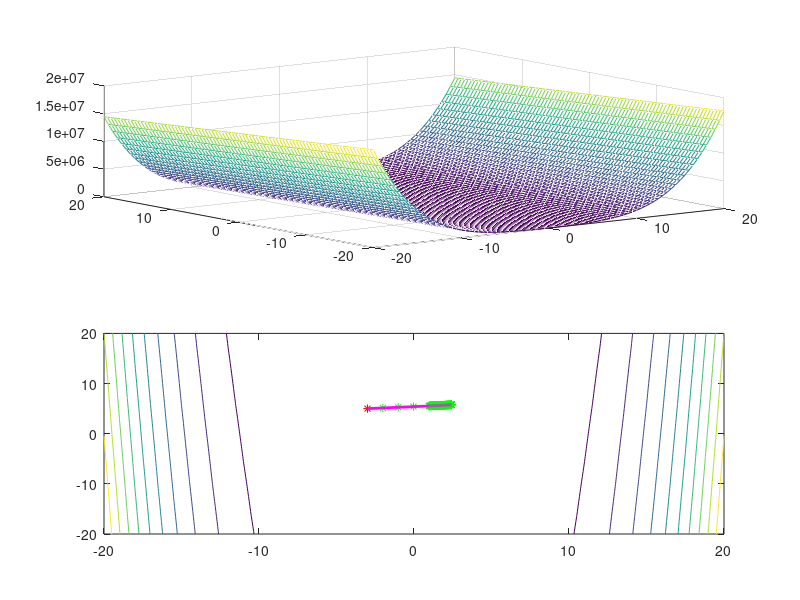

Source code (MATLAB):
clc
close
clear all
[x,y]=meshgrid([-20:0.5:20],[-20:0.5:20]);
%f=@(x,y) x.^2+y.^2;
%f=@(x,y) (5*(x-1).^2+10*(y-3).^2);
%f=@(x,y) -cos(x).*cos(y).*exp(-((x-pi).^2+(y-pi).^2))
f= @(x,y) 100*(y-x.^2).^2+(1-x).^2

plot3(x,y,f(x,y));
x0=-3
y0=5
k=1
dok=0.001
dx=[x0]
dy=[y0]
i=0
P=[]
df_x=@(x,y,k)((f(x0 + k, y0) - f(x0 - k, y0)) / (2 * k));
df_y=@(x,y,k)(f(x0, y0 + k) - f(x0, y0 - k)) / (2 * k);

tic

% Metoda Gradientu prostego
while true
    i=i+1
    gradient_x=df_x(x0,y0,k)
    gradient_y=df_y(x0,y0,k)
    if norm([gradient_x,gradient_y]) < dok 
                wynik=min(P)
                break;
            
    end
    delta=(k/norm([gradient_x;gradient_y]))
    
    x0 = x0 - delta * gradient_x
    y0 = y0 - delta * gradient_y

    dx = [dx, x0];
    dy = [dy, y0];
    P=[P,f(x0,y0)]
    if i>3 & (P(i-2)-P(i) <dok)
        k=k/100
    end
    
   
end

czas=toc
%}
%{
% metoda Najszybszego spadku
d2f_xy=@(x,y,k)(df_x(x0, y0 + k) - df_x(x0, y0 - k)) / (2 * k);

d2f_yx=@(x,y,k)(df_y(x0+k, y0 ) - df_y(x0-k, y0)) / (2 * k);

d2f_x=@(x,y,k)(df_x(x0+k, y0) - df_x(x0-k, y0)) / (2 * k);

d2f_y=@(x,y,k)(df_y(x0, y0 + k) - df_y(x0, y0 - k)) / (2 * k);

Punkt=[f(x0,y0)]

while true
    i=i+1
    gradient_x=df_x(x0,y0,k)
    gradient_y=df_y(x0,y0,k)
    delta=[gradient_x,gradient_y]
    
    H=[d2f_x(x,y,k),d2f_xy(x,y,k);d2f_yx(x,y,k),d2f_y(x,y,k)]
    if norm(delta) < dok 
                wynik=min(P)
                break;
            
    end
    alfa=(delta'*delta/delta'*H*delta)

    x0 = x0 - alfa * gradient_x
    y0 = y0 - alfa * gradient_y
    
    Punkt=[Punkt(i-1)-alfa*delta]
    
    dx = [dx, x0];
    
    y0 = [dy, y0];
    P=[P,f(x0,y0)]
    if i>3 & (P(i-2)-P(i) <dok)
        k=k/100
    end
    
   
end

%}



  %{
    while true
        iter = iter + 1;
        gradient_x = (f(x0 + k, y0) - f(x0 - k, y0)) / (2 * k);
        gradient_y= (f(x0, y0 + k) - f(x0, y0 - k)) / (2 * k);
        
        kat = rand() * 360;
        x0 = x0 - k * gradient_x * cosd(kat);
        y0 = y0 - k * gradient_y * sind(kat);
        
        dx = [dx, x0];
        dy = [dy, y0];
        
        
        if abs(gradient_x) < dok && abs(gradient_y) < dok
            break;
        end
    end
  %}



subplot(2,1,1)
mesh(x,y,f(x,y));
subplot(2,1,2)
contour(x,y,f(x,y));
hold on;
plot(dx(1),dy(1),'r*')
plot(dx(end),dy(end),'r*')
plot(dx(2:end-1),dy(2:end-1),'g*')
for i=1:numel(dx)-1
    line([dx(i),dx(i+1)],[dy(i),dy(i+1)],'LineWidth',2,'Color','Magenta')
end
